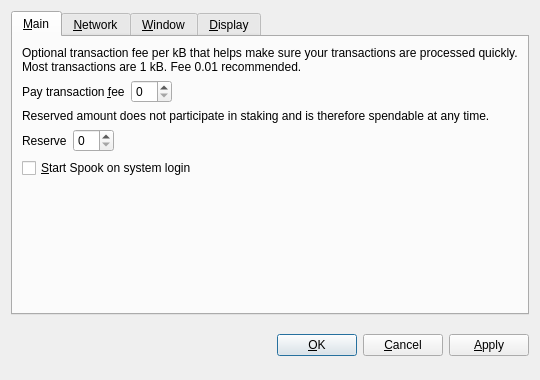
<?xml version="1.0" encoding="UTF-8"?>
<ui version="4.0">
 <class>OptionsDialog</class>
 <widget class="QDialog" name="OptionsDialog">
  <property name="geometry">
   <rect>
    <x>0</x>
    <y>0</y>
    <width>540</width>
    <height>380</height>
   </rect>
  </property>
  <property name="windowTitle">
   <string>Options</string>
  </property>
  <property name="modal">
   <bool>true</bool>
  </property>
  <layout class="QVBoxLayout" name="verticalLayout">
   <item>
    <widget class="QTabWidget" name="tabWidget">
     <property name="tabPosition">
      <enum>QTabWidget::North</enum>
     </property>
     <property name="currentIndex">
      <number>0</number>
     </property>
     <widget class="QWidget" name="tabMain">
      <attribute name="title">
       <string>&amp;Main</string>
      </attribute>
      <layout class="QVBoxLayout" name="verticalLayout_Main">
       <item>
        <widget class="QLabel" name="transactionFeeInfoLabel">
         <property name="text">
          <string>Optional transaction fee per kB that helps make sure your transactions are processed quickly. Most transactions are 1 kB. Fee 0.01 recommended.</string>
         </property>
         <property name="textFormat">
          <enum>Qt::PlainText</enum>
         </property>
         <property name="wordWrap">
          <bool>true</bool>
         </property>
        </widget>
       </item>
       <item>
        <layout class="QHBoxLayout" name="horizontalLayoutFee">
         <item>
          <widget class="QLabel" name="transactionFeeLabel">
           <property name="text">
            <string>Pay transaction &amp;fee</string>
           </property>
           <property name="textFormat">
            <enum>Qt::PlainText</enum>
           </property>
           <property name="buddy">
            <cstring>transactionFee</cstring>
           </property>
          </widget>
         </item>
         <item>
          <widget class="BitcoinAmountField" name="transactionFee"/>
         </item>
         <item>
          <spacer name="horizontalSpacerFee">
           <property name="orientation">
            <enum>Qt::Horizontal</enum>
           </property>
           <property name="sizeHint" stdset="0">
            <size>
             <width>40</width>
             <height>20</height>
            </size>
           </property>
          </spacer>
         </item>
        </layout>
       </item>
       <item>
        <widget class="QLabel" name="reserveBalanceInfoLabel">
         <property name="text">
          <string>Reserved amount does not participate in staking and is therefore spendable at any time.</string>
         </property>
         <property name="textFormat">
          <enum>Qt::PlainText</enum>
         </property>
         <property name="wordWrap">
          <bool>true</bool>
         </property>
        </widget>
       </item>
       <item>
        <layout class="QHBoxLayout" name="horizontalLayoutReserveBalance">
         <item>
          <widget class="QLabel" name="reserveBalanceLabel">
           <property name="text">
            <string>Reserve</string>
           </property>
           <property name="textFormat">
            <enum>Qt::PlainText</enum>
           </property>
           <property name="buddy">
            <cstring>reserveBalance</cstring>
           </property>
          </widget>
         </item>
         <item>
          <widget class="BitcoinAmountField" name="reserveBalance"/>
         </item>
         <item>
          <spacer name="horizontalSpacerReserveBalance">
           <property name="orientation">
            <enum>Qt::Horizontal</enum>
           </property>
           <property name="sizeHint" stdset="0">
            <size>
             <width>40</width>
             <height>20</height>
            </size>
           </property>
          </spacer>
         </item>
        </layout>
       </item>
       <item>
        <widget class="QCheckBox" name="bitcoinAtStartup">
         <property name="toolTip">
          <string>Automatically start Spook after logging in to the system.</string>
         </property>
         <property name="text">
          <string>&amp;Start Spook on system login</string>
         </property>
        </widget>
       </item>
       <item>
        <spacer name="verticalSpacer_Main">
         <property name="orientation">
          <enum>Qt::Vertical</enum>
         </property>
         <property name="sizeHint" stdset="0">
          <size>
           <width>20</width>
           <height>40</height>
          </size>
         </property>
        </spacer>
       </item>
      </layout>
     </widget>
     <widget class="QWidget" name="tabNetwork">
      <attribute name="title">
       <string>&amp;Network</string>
      </attribute>
      <layout class="QVBoxLayout" name="verticalLayout_Network">
       <item>
        <widget class="QCheckBox" name="mapPortUpnp">
         <property name="toolTip">
          <string>Automatically open the Spook client port on the router. This only works when your router supports UPnP and it is enabled.</string>
         </property>
         <property name="text">
          <string>Map port using &amp;UPnP</string>
         </property>
        </widget>
       </item>
       <item>
        <widget class="QCheckBox" name="connectSocks">
         <property name="toolTip">
          <string>Connect to the Spook network through a SOCKS proxy (e.g. when connecting through Tor).</string>
         </property>
         <property name="text">
          <string>&amp;Connect through SOCKS proxy:</string>
         </property>
        </widget>
       </item>
       <item>
        <layout class="QHBoxLayout" name="horizontalLayout_Network">
         <item>
          <widget class="QLabel" name="proxyIpLabel">
           <property name="text">
            <string>Proxy &amp;IP:</string>
           </property>
           <property name="textFormat">
            <enum>Qt::PlainText</enum>
           </property>
           <property name="buddy">
            <cstring>proxyIp</cstring>
           </property>
          </widget>
         </item>
         <item>
          <widget class="QValidatedLineEdit" name="proxyIp">
           <property name="maximumSize">
            <size>
             <width>140</width>
             <height>16777215</height>
            </size>
           </property>
           <property name="toolTip">
            <string>IP address of the proxy (e.g. 127.0.0.1)</string>
           </property>
          </widget>
         </item>
         <item>
          <widget class="QLabel" name="proxyPortLabel">
           <property name="text">
            <string>&amp;Port:</string>
           </property>
           <property name="textFormat">
            <enum>Qt::PlainText</enum>
           </property>
           <property name="buddy">
            <cstring>proxyPort</cstring>
           </property>
          </widget>
         </item>
         <item>
          <widget class="QLineEdit" name="proxyPort">
           <property name="maximumSize">
            <size>
             <width>55</width>
             <height>16777215</height>
            </size>
           </property>
           <property name="toolTip">
            <string>Port of the proxy (e.g. 9050)</string>
           </property>
          </widget>
         </item>
         <item>
          <widget class="QLabel" name="socksVersionLabel">
           <property name="text">
            <string>SOCKS &amp;Version:</string>
           </property>
           <property name="textFormat">
            <enum>Qt::PlainText</enum>
           </property>
           <property name="buddy">
            <cstring>socksVersion</cstring>
           </property>
          </widget>
         </item>
         <item>
          <widget class="QValueComboBox" name="socksVersion">
           <property name="toolTip">
            <string>SOCKS version of the proxy (e.g. 5)</string>
           </property>
          </widget>
         </item>
         <item>
          <spacer name="horizontalSpacer_Network">
           <property name="orientation">
            <enum>Qt::Horizontal</enum>
           </property>
           <property name="sizeHint" stdset="0">
            <size>
             <width>40</width>
             <height>20</height>
            </size>
           </property>
          </spacer>
         </item>
        </layout>
       </item>
       <item>
        <spacer name="verticalSpacer_Network">
         <property name="orientation">
          <enum>Qt::Vertical</enum>
         </property>
         <property name="sizeHint" stdset="0">
          <size>
           <width>20</width>
           <height>40</height>
          </size>
         </property>
        </spacer>
       </item>
      </layout>
     </widget>
     <widget class="QWidget" name="tabWindow">
      <attribute name="title">
       <string>&amp;Window</string>
      </attribute>
      <layout class="QVBoxLayout" name="verticalLayout_Window">
       <item>
        <widget class="QCheckBox" name="minimizeToTray">
         <property name="toolTip">
          <string>Show only a tray icon after minimizing the window.</string>
         </property>
         <property name="text">
          <string>&amp;Minimize to the tray instead of the taskbar</string>
         </property>
        </widget>
       </item>
       <item>
        <widget class="QCheckBox" name="minimizeOnClose">
         <property name="toolTip">
          <string>Minimize instead of exit the application when the window is closed. When this option is enabled, the application will be closed only after selecting Quit in the menu.</string>
         </property>
         <property name="text">
          <string>M&amp;inimize on close</string>
         </property>
        </widget>
       </item>
       <item>
        <spacer name="verticalSpacer_Window">
         <property name="orientation">
          <enum>Qt::Vertical</enum>
         </property>
         <property name="sizeHint" stdset="0">
          <size>
           <width>20</width>
           <height>40</height>
          </size>
         </property>
        </spacer>
       </item>
      </layout>
     </widget>
     <widget class="QWidget" name="tabDisplay">
      <attribute name="title">
       <string>&amp;Display</string>
      </attribute>
      <layout class="QVBoxLayout" name="verticalLayout_Display">
       <item>
        <layout class="QHBoxLayout" name="horizontalLayout_1_Display">
         <item>
          <widget class="QLabel" name="langLabel">
           <property name="text">
            <string>User Interface &amp;language:</string>
           </property>
           <property name="textFormat">
            <enum>Qt::PlainText</enum>
           </property>
           <property name="buddy">
            <cstring>lang</cstring>
           </property>
          </widget>
         </item>
         <item>
          <widget class="QValueComboBox" name="lang">
           <property name="toolTip">
            <string>The user interface language can be set here. This setting will take effect after restarting Spook.</string>
           </property>
          </widget>
         </item>
        </layout>
       </item>
       <item>
        <layout class="QHBoxLayout" name="horizontalLayout_2_Display">
         <item>
          <widget class="QLabel" name="unitLabel">
           <property name="text">
            <string>&amp;Unit to show amounts in:</string>
           </property>
           <property name="textFormat">
            <enum>Qt::PlainText</enum>
           </property>
           <property name="buddy">
            <cstring>unit</cstring>
           </property>
          </widget>
         </item>
         <item>
          <widget class="QValueComboBox" name="unit">
           <property name="toolTip">
            <string>Choose the default subdivision unit to show in the interface and when sending coins.</string>
           </property>
          </widget>
         </item>
        </layout>
       </item>
       <item>
        <widget class="QCheckBox" name="displayAddresses">
         <property name="toolTip">
          <string>Whether to show Spook addresses in the transaction list or not.</string>
         </property>
         <property name="text">
          <string>&amp;Display addresses in transaction list</string>
         </property>
        </widget>
       </item>
       <item>
        <widget class="QCheckBox" name="coinControlFeatures">
         <property name="toolTip">
          <string>Whether to show coin control features or not.</string>
         </property>
         <property name="text">
          <string>Display coin &amp;control features (experts only!)</string>
         </property>
        </widget>
       </item>
       <item>
        <spacer name="verticalSpacer_Display">
         <property name="orientation">
          <enum>Qt::Vertical</enum>
         </property>
         <property name="sizeHint" stdset="0">
          <size>
           <width>20</width>
           <height>40</height>
          </size>
         </property>
        </spacer>
       </item>
      </layout>
     </widget>
    </widget>
   </item>
   <item>
    <layout class="QHBoxLayout" name="horizontalLayout_Buttons">
     <item>
      <spacer name="horizontalSpacer_1">
       <property name="orientation">
        <enum>Qt::Horizontal</enum>
       </property>
       <property name="sizeHint" stdset="0">
        <size>
         <width>40</width>
         <height>48</height>
        </size>
       </property>
      </spacer>
     </item>
     <item>
      <widget class="QLabel" name="statusLabel">
       <property name="font">
        <font>
         <weight>75</weight>
         <bold>true</bold>
        </font>
       </property>
       <property name="text">
        <string/>
       </property>
       <property name="textFormat">
        <enum>Qt::PlainText</enum>
       </property>
       <property name="wordWrap">
        <bool>true</bool>
       </property>
      </widget>
     </item>
     <item>
      <spacer name="horizontalSpacer_2">
       <property name="orientation">
        <enum>Qt::Horizontal</enum>
       </property>
       <property name="sizeHint" stdset="0">
        <size>
         <width>40</width>
         <height>48</height>
        </size>
       </property>
      </spacer>
     </item>
     <item>
      <widget class="QPushButton" name="okButton">
       <property name="text">
        <string>&amp;OK</string>
       </property>
      </widget>
     </item>
     <item>
      <widget class="QPushButton" name="cancelButton">
       <property name="text">
        <string>&amp;Cancel</string>
       </property>
       <property name="autoDefault">
        <bool>false</bool>
       </property>
      </widget>
     </item>
     <item>
      <widget class="QPushButton" name="applyButton">
       <property name="text">
        <string>&amp;Apply</string>
       </property>
       <property name="autoDefault">
        <bool>false</bool>
       </property>
      </widget>
     </item>
    </layout>
   </item>
  </layout>
 </widget>
 <customwidgets>
  <customwidget>
   <class>BitcoinAmountField</class>
   <extends>QSpinBox</extends>
   <header>bitcoinamountfield.h</header>
  </customwidget>
  <customwidget>
   <class>QValueComboBox</class>
   <extends>QComboBox</extends>
   <header>qvaluecombobox.h</header>
  </customwidget>
  <customwidget>
   <class>QValidatedLineEdit</class>
   <extends>QLineEdit</extends>
   <header>qvalidatedlineedit.h</header>
  </customwidget>
 </customwidgets>
 <resources/>
 <connections/>
</ui>
